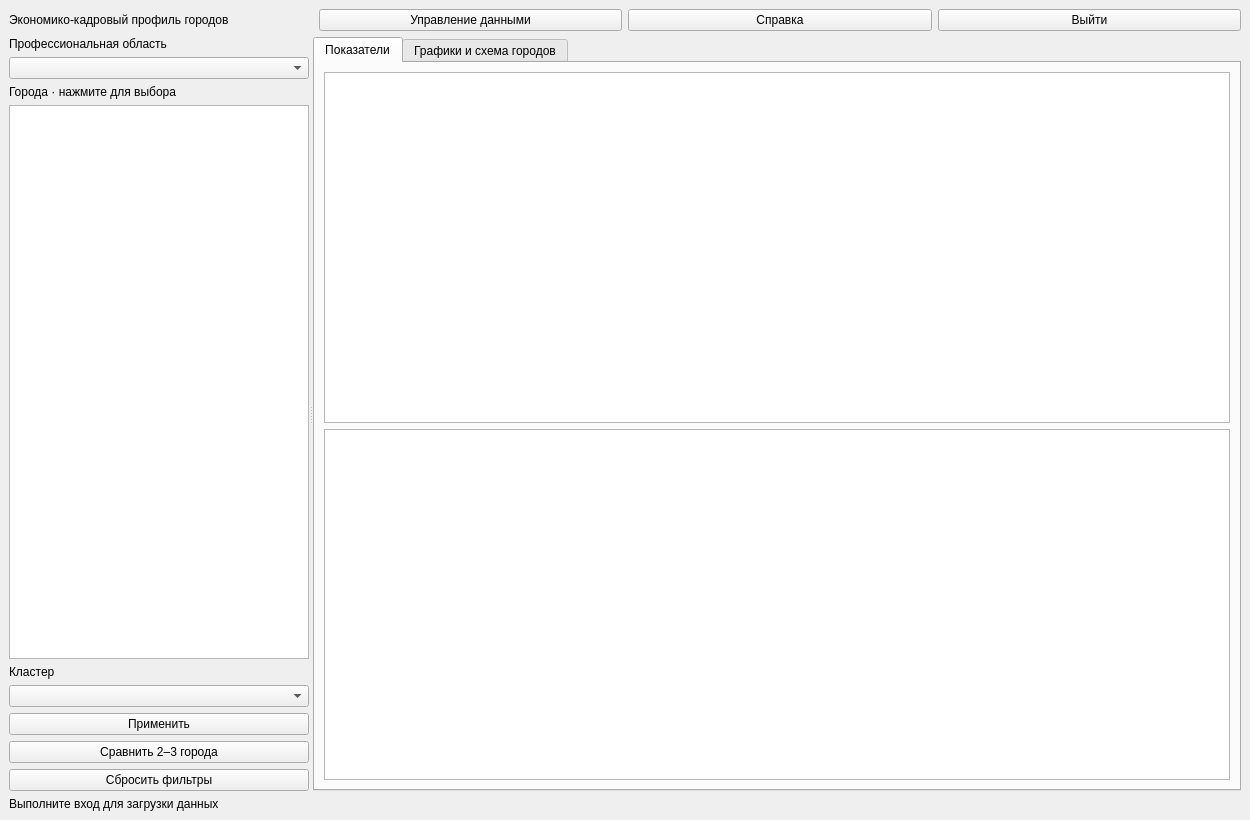
<?xml version="1.0" encoding="UTF-8"?>
<ui version="4.0"><class>MainWindow</class><widget class="QMainWindow" name="MainWindow"><property name="windowTitle"><string>Экономико-кадровый навигатор</string></property><property name="geometry"><rect><x>0</x><y>0</y><width>1250</width><height>820</height></rect></property><widget class="QWidget" name="centralwidget"><layout class="QVBoxLayout" name="mainLayout" stretch="0,1,0"><item><layout class="QHBoxLayout" name="titleLayout"><item><widget class="QLabel" name="headingLabel"><property name="text"><string>Экономико-кадровый профиль городов</string></property></widget></item><item><widget class="QPushButton" name="adminButton"><property name="text"><string>Управление данными</string></property></widget></item><item><widget class="QPushButton" name="helpButton"><property name="text"><string>Справка</string></property></widget></item><item><widget class="QPushButton" name="logoutButton"><property name="text"><string>Выйти</string></property></widget></item></layout></item><item><widget class="QSplitter" name="splitter"><property name="orientation"><enum>Qt::Horizontal</enum></property><widget class="QWidget" name="filtersPanel"><property name="maximumSize"><size><width>300</width><height>16777215</height></size></property><layout class="QVBoxLayout" name="filtersLayout"><item><widget class="QLabel" name="categoryLabel"><property name="text"><string>Профессиональная область</string></property></widget></item><item><widget class="QComboBox" name="categoryCombo"/></item><item><widget class="QLabel" name="citiesLabel"><property name="text"><string>Города · нажмите для выбора</string></property></widget></item><item><widget class="QListWidget" name="citiesList"/></item><item><widget class="QLabel" name="clusterLabel"><property name="text"><string>Кластер</string></property></widget></item><item><widget class="QComboBox" name="clusterCombo"/></item><item><widget class="QPushButton" name="refreshButton"><property name="text"><string>Применить</string></property></widget></item><item><widget class="QPushButton" name="compareButton"><property name="text"><string>Сравнить 2–3 города</string></property></widget></item><item><widget class="QPushButton" name="resetButton"><property name="text"><string>Сбросить фильтры</string></property></widget></item></layout></widget><widget class="QWidget" name="resultsPanel"><layout class="QVBoxLayout" name="resultsLayout"><item><widget class="QTabWidget" name="resultTabs"><widget class="QWidget" name="metricsTab"><attribute name="title"><string>Показатели</string></attribute><layout class="QVBoxLayout" name="metricsLayout"><item><widget class="QTableWidget" name="summaryTable"/></item><item><widget class="QTextBrowser" name="recommendationBrowser"><property name="maximumHeight"><number>140</number></property></widget></item></layout></widget><widget class="QWidget" name="chartsTab"><attribute name="title"><string>Графики и схема городов</string></attribute><layout class="QVBoxLayout" name="chartsLayout"><item><layout class="QHBoxLayout" name="chartControls"><item><widget class="QComboBox" name="chartCombo"/></item><item><widget class="QPushButton" name="exportButton"><property name="text"><string>Сохранить график</string></property></widget></item></layout></item><item><widget class="QWidget" name="chartArea"><layout class="QVBoxLayout" name="chartLayout"/></widget></item></layout></widget></widget></item></layout></widget></widget></item><item><widget class="QLabel" name="statusLabel"><property name="wordWrap"><bool>true</bool></property><property name="text"><string>Выполните вход для загрузки данных</string></property></widget></item></layout></widget></widget><resources/><connections/></ui>
